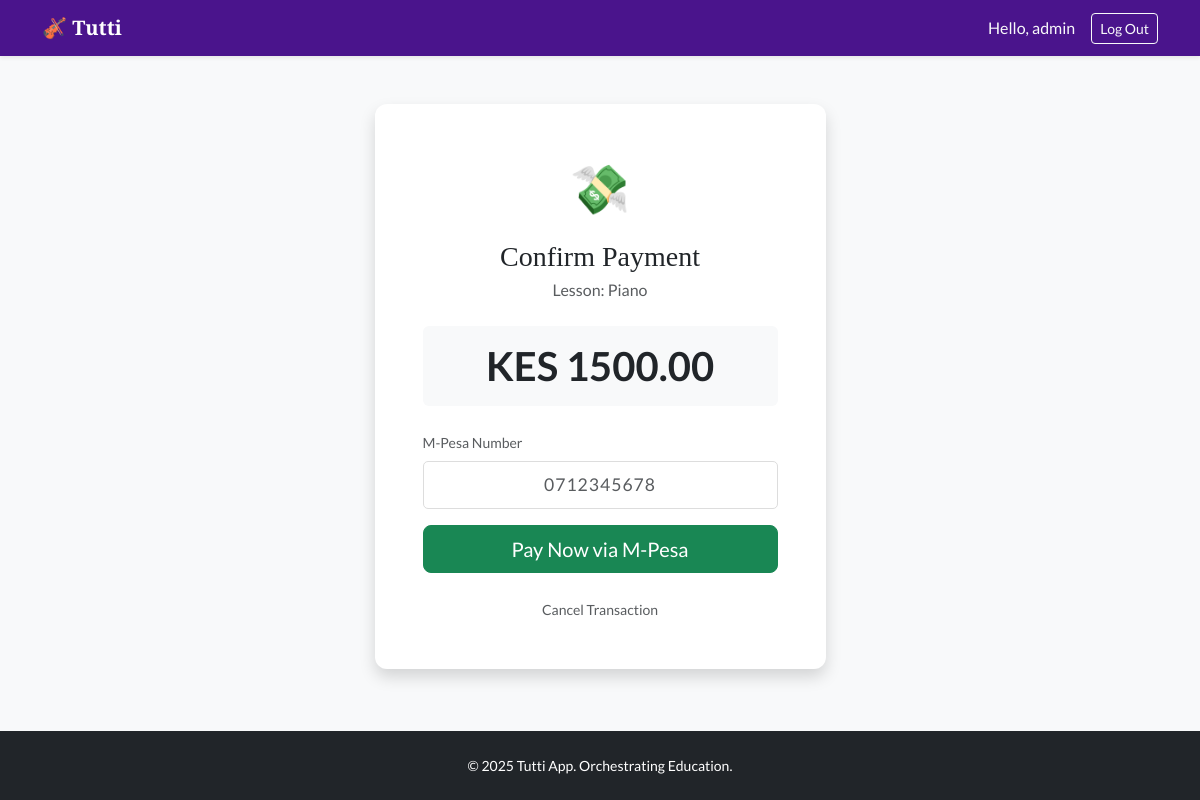
The page /pay/16/ (signed in) on the database its author committed.
### tuttiapp/models.py (models this page shows, shortened)
class User(AbstractUser):
    is_teacher = models.BooleanField(default=False)
    is_student = models.BooleanField(default=False)
    phone_number = models.CharField(max_length=15, blank=True, null=True, validators=[validate_kenyan_phone])

class Lesson(models.Model):
    STATUS_CHOICES = [
        ('REQUESTED', 'Requested'),  # Student requested a lesson
        ('SCHEDULED', 'Scheduled'),
        ('RESCHEDULE_PENDING', 'Reschedule Pending'), # Teacher requested reschedule
        ('COMPLETED', 'Completed'),       # Lesson happened, teacher marked it
        ('PENDING_PAYMENT', 'Pending Payment'), # Waiting for M-Pesa
        ('PAID', 'Paid'),                 # Money received
        ('CANCELLED', 'Cancelled'),
    ]
    teacher = models.ForeignKey(settings.AUTH_USER_MODEL, on_delete=models.CASCADE, related_name='lessons_taught')
    student = models.ForeignKey(settings.AUTH_USER_MODEL, on_delete=models.CASCADE, related_name='lessons_taken')
    start_time = models.DateTimeField()
    duration_minutes = models.PositiveIntegerField(default=60)
    topic = models.CharField(max_length=200, help_text="What are you teaching? e.g. Major Scales")
    teacher_notes = models.TextField(blank=True, help_text="Notes for the student to practice")
    price = models.DecimalField(max_digits=8, decimal_places=2, default=1500.00)
    status = models.CharField(max_length=20, choices=STATUS_CHOICES, default='SCHEDULED')
    is_student_reminder_sent = models.BooleanField(default=False)

### tuttiapp/views.py (the view)
# urls.py: path('pay/<int:lesson_id>/', views.initiate_payment, name='initiate_payment'), # New URL pattern for initiating payment
@login_required
def initiate_payment(request, lesson_id):
    lesson = get_object_or_404(Lesson, pk=lesson_id)
    if request.method == 'POST':
        form = MpesaPaymentForm(request.POST)
        if form.is_valid():
            raw_phone = form.cleaned_data['phone_number']
            try:
                phone_number = validate_kenyan_phone(raw_phone)
                client = MpesaClient()
                amount = int(lesson.price)
                account_reference = f"Tutti-{lesson.id}"
                transaction_desc = f"Lesson: {lesson.topic}"
                callback_url = 'https://tutti-pnpn.onrender.com/mpesa/callback/'  # Replace with your actual callback URL. i have just used a dummy one here.
                response = client.stk_push(phone_number, amount, account_reference, transaction_desc, callback_url)
                if response.response_code == '0':
                    MpesaTransaction.objects.create(
                        lesson=lesson,
                        checkout_request_id=response.checkout_request_id,
                        phone_number=phone_number,
                        amount=amount
                    )
                    messages.success(request, f"STK Push sent to {phone_number}. Enter your PIN!")
                else:
                    messages.error(request, f"M-Pesa Error: {response.response_description}")
                return redirect('dashboard')
            except Exception as e:
                messages.error(request, f"Error: {str(e)}")
    else:
        initial_data = {'phone_number': request.user.phone_number} if request.user.phone_number else {}
        form = MpesaPaymentForm(initial=initial_data)
    return render(request, 'tuttiapp/pay_confirm.html', {'form': form, 'lesson': lesson})

### tuttiapp/forms.py
class MpesaPaymentForm(forms.Form): # Form to capture M-Pesa payment details
    phone_number = forms.CharField(
        label="M-Pesa Number",
        max_length=15,
        help_text="Format: 07XX... or 01XX...",
        widget=forms.TextInput(attrs={'class': 'form-control', 'placeholder': '0712345678'})
    )
    '''
    this form captures the phone number used for M-Pesa payments.
    It includes validation to ensure the number is in the correct format.
    it is displayed when a student is making a payment for a lesson.

    '''

### tuttiapp/templates/tuttiapp/pay_confirm.html (shortened to what this page needs)
{% extends 'tuttiapp/base.html' %}
{% block content %}
<div class="row justify-content-center">
    <div class="col-md-5">
        <div class="card shadow border-0 text-center">
            <div class="card-body p-5">
                <div class="mb-3 text-success">
                    <span style="font-size: 3rem;">💸</span>
                </div>
                <h3 class="mb-1">Confirm Payment</h3>
                <p class="text-muted">Lesson: {{ lesson.topic }}</p>
                <div class="my-4 py-3 bg-light rounded">
                    <span class="h1 text-dark fw-bold">KES {{ lesson.price }}</span>
                </div>
                <form method="post">
                    <div class="mb-3 text-start">
                        <label class="form-label small text-muted">M-Pesa Number</label>
                        {{ form.phone_number }}
                    </div>
                    <div class="d-grid">
                        <button type="submit" class="btn btn-success btn-lg">
                            Pay Now via M-Pesa
                        </button>
                    </div>
                </form>
                <div class="mt-4">
                    <a href="{% url 'dashboard' %}" class="text-muted small text-decoration-none">Cancel Transaction</a>
                </div>
            </div>
        </div>
    </div>
</div>
{% endblock %}

### tuttiapp/templates/tuttiapp/base.html (shortened to what this page needs)
{% load static %}
<!DOCTYPE html>
<html lang="en">
<head>
    <link href="https://cdn.jsdelivr.net/npm/bootstrap@5.3.0/dist/css/bootstrap.min.css" rel="stylesheet">
    <link rel="stylesheet" href="{% static 'tuttiapp/main.css' %}">
</head>
<body class="d-flex flex-column min-vh-100">
    <nav class="navbar navbar-expand-lg navbar-dark bg-primary shadow-sm">
        <div class="container">
            <a class="navbar-brand fw-bold" href="{% url 'dashboard' %}">
                🎻 Tutti
            </a>
            <div class="collapse navbar-collapse" id="navbarNav">
                <ul class="navbar-nav ms-auto align-items-center">
                    {% if user.is_authenticated %}
                        <li class="nav-item">
                            <span class="nav-link text-light disabled">
                                Hello, {{ user.username }}
                            </span>
                        </li>
                        <li class="nav-item ms-2">
                            <form action="{% url 'logout' %}" method="post" class="d-inline">
                                <button type="submit" class="btn btn-outline-light btn-sm">Log Out</button>
                            </form>
                        </li>
                    {% endif %}
                </ul>
            </div>
        </div>
    </nav>
    <main class="container my-5 flex-grow-1">
        {% block content %}{% endblock %}
    </main>
    <footer class="bg-dark text-white py-4 mt-auto">
        <div class="container text-center">
            <p class="mb-0 small">© 2025 Tutti App. Orchestrating Education.</p>
        </div>
    </footer>
</body>
</html>

### tuttiapp/static/tuttiapp/main.css (style rules this page uses)
:root { --tutti-purple: #4a148c; --tutti-gold: #ffc107; --tutti-bg: #f8f9fa; }
body { font-family: 'Lato', sans-serif; background-color: var(--tutti-bg); }
h1, h2, h3, .navbar-brand { font-family: 'Playfair Display', serif; }
.bg-primary { background-color: var(--tutti-purple) !important; }
.card { border: none; border-radius: 12px; box-shadow: 0 4px 15px rgba(0,0,0,0.05); transition: transform 0.2s; }

### tuttiapp/templates/tuttiapp/pay_confirm.html (style rules this page uses)
input[type="text"] { width: 100%; padding: 10px; border: 1px solid #ddd; border-radius: 5px; text-align: center; font-size: 1.1rem; letter-spacing: 1px; }

### rows shown on the page
User: username "admin"
Lesson: topic "Piano", price "1500.00"
